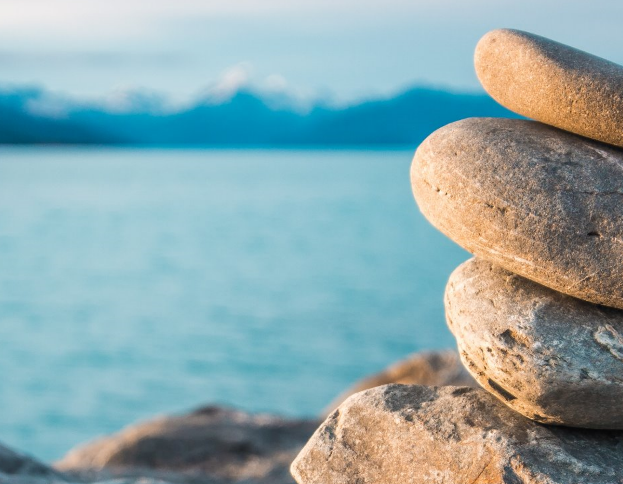
#> input picture Görüntü İşleme/resim.png, 623 x 484 px
$ python 'Sınır İşlemleri.py'
#> lines starting #> are read from the running program, lines starting #| are printed output that depends on the picture
import cv2
import numpy as np

resim = cv2.imread("resim.png")
#> resim is the input picture: shape (484, 623, 3); mean B, G, R 171.6, 168.3, 141.4

#kenarlardan 100 pixel 4 tarafa aynala
resim2 = cv2.copyMakeBorder(resim,300,100,100,100,cv2.BORDER_REFLECT)
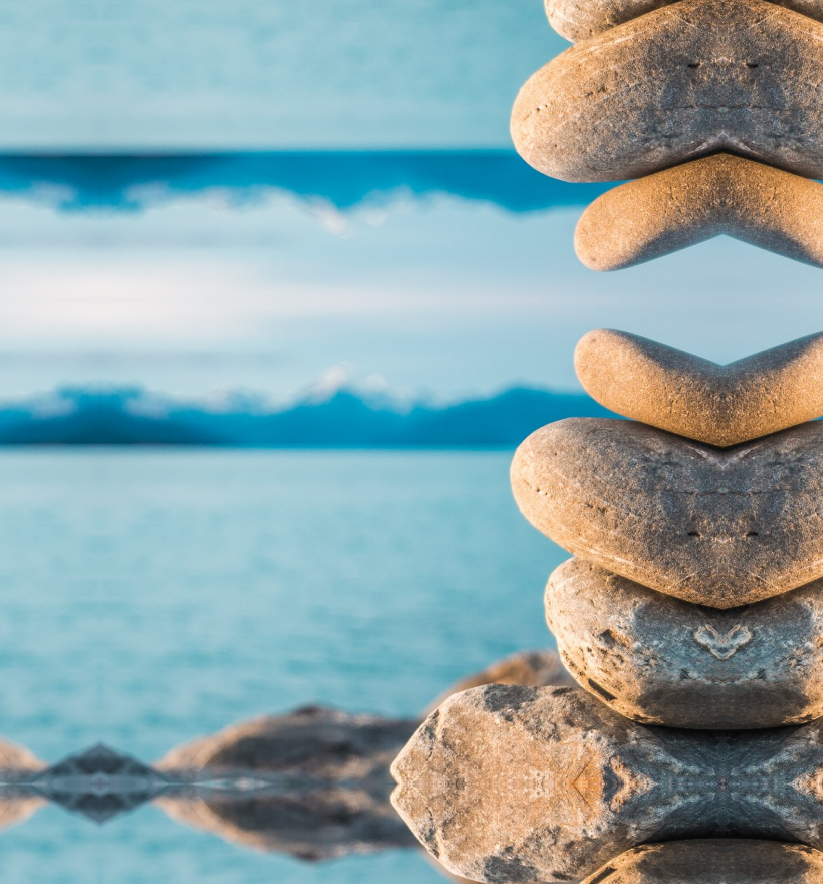
#> resim2: shape (884, 823, 3); mean B, G, R 166.2, 163.4, 139.3

#resmi kenarlardan tekrarla
resim3 = cv2.copyMakeBorder(resim,200,200,200,200,cv2.BORDER_WRAP)
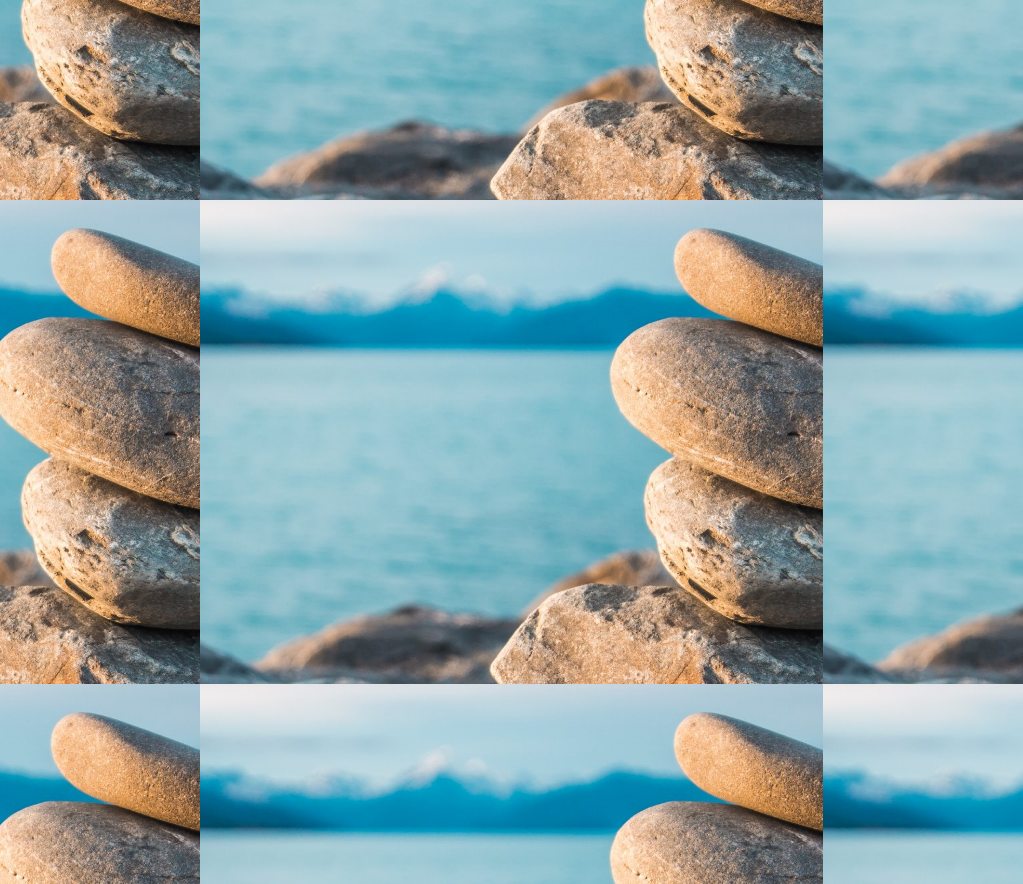
#> resim3: shape (884, 1023, 3); mean B, G, R 167.3, 165.2, 141.9

#kenarlardan sabit pixelle uzat2
resim4 = cv2.copyMakeBorder(resim,50,50,50,50,cv2.BORDER_CONSTANT,value=[125,125,125])
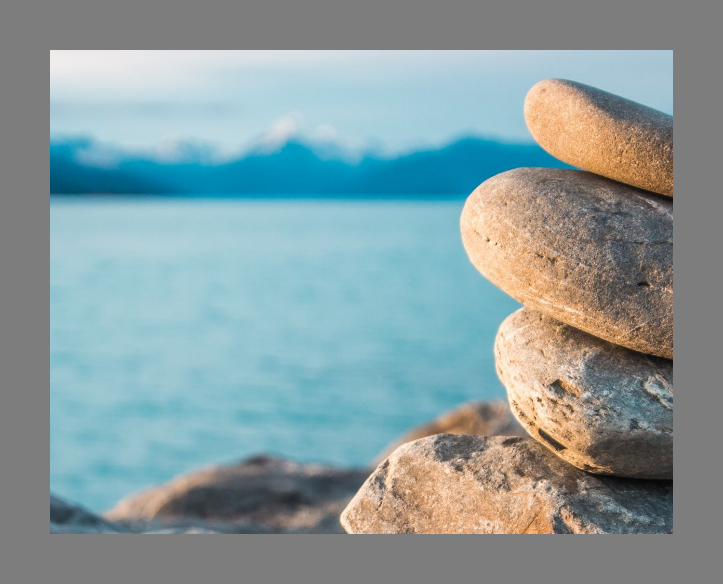
#> resim4: shape (584, 723, 3); mean B, G, R 158.3, 156, 136.7

cv2.imshow("orjin",resim)
#cv2.imshow("Border Aynalar",resim2)
#cv2.imshow("Border Tekrarlama",resim3)
cv2.imshow("Border Uzat",resim4)
cv2.waitKey()
cv2.destroyAllWindows()
